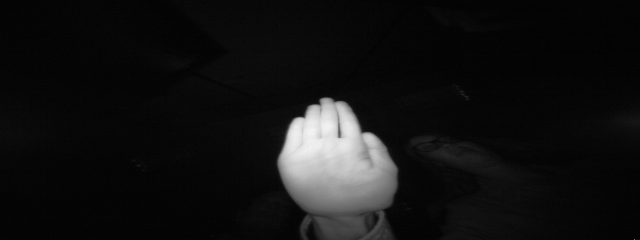
#> input picture downloads/leapGestRecog/00/01_palm/frame_00_01_0006.png, 640 x 240 px
$ jupyter execute --allow-errors GestureClassification.ipynb   (shell and % lines are left out)   (text cells are left out)
#> lines starting #> are read from the running program, lines starting #| are printed output that depends on the picture; after the words box and inside, x2 and y2 are one past the last pixel; in counts of white or black regions, pixels touching at a corner belong together
[cell 1]
import os
from PIL import Image
import numpy as np
import cv2
import sys
import matplotlib.pyplot as plt
from sklearn.model_selection import train_test_split
from keras.utils import to_categorical
from keras.models import Sequential, load_model
from keras.layers import Conv2D, MaxPool2D, Flatten, Dense

[cell 2]
def lookup_table():

   dict =  {'01_palm': 0,
            '02_l': 1,
            '03_fist': 2,
            '04_fist_moved': 3,
            '05_thumb': 4,
            '06_index': 5,
            '07_ok': 6,
            '08_palm_moved': 7,
            '09_c': 8,
            '10_down': 9}

   return dict

[cell 3]
if os.name == "nt":
    dir = os.getcwd() + "\\downloads\\leapGestRecog"
else:
    dir = os.getcwd() + "/downloads/leapGestRecog"

[cell 4]
x_data = []
y_data = []
for folder in os.listdir(dir):
    if not folder.startswith("."):
        for subfolder in os.listdir(dir + "/" + folder):
            if not subfolder.startswith("."):
                for gesture in os.listdir(dir + "/" + folder + "/" + subfolder):
                    img = Image.open(dir + "/" + folder + "/" + subfolder + "/" + gesture)
#> img is the input picture: PIL image 640x240 L; min 0, max 245, mean 18.7
                    img = img.resize((320, 120))
#> img: PIL image 320x120 L
                    _,thresh = cv2.threshold(np.array(img),127,255,cv2.ADAPTIVE_THRESH_MEAN_C)
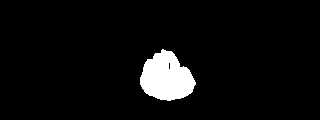
#> thresh: shape (120, 320); 5.2% white; 1 white region, box (x1, y1, x2, y2) and area: (140, 49, 196, 101) 1984
                    x_data.append(thresh)
                    y_data.append(lookup_table()[subfolder])

[cell 5]
y_data[0]

[cell 6]
reverse_dict = { lookup_table()[k]:k for k in lookup_table()}
#> reverse_dict = 10 items

[cell 7]
ret,thresh1 = cv2.threshold(x_data[0],127,255,cv2.ADAPTIVE_THRESH_MEAN_C)
cv2.imshow("img",thresh1)
cv2.waitKey(0)

[cell 8]
print(reverse_dict)
#| {0: '01_palm', 1: '02_l', 2: '03_fist', 3: '04_fist_moved', 4: '05_thumb', 5: '06_index', 6: '07_ok', 7: '08_palm_moved', 8: '09_c', 9: '10_down'}
cv2.imshow("i",x_data[0])
cv2.waitKey(0)

[cell 9]
fig = plt.figure(figsize=(20,5))
#> (the rest of this cell did not finish here and is left out)

[cell 10]
X = np.array(x_data, dtype="float32") / 255
y = np.array(y_data)

X = X.reshape(X.shape[0],X.shape[1],X.shape[2], 1)
#> (the rest of this cell did not finish here and is left out)

[cell 11]
x_train, x_test, y_train, y_test = train_test_split(X, y, test_size = 0.3, random_state = 101)
#> (the rest of this cell did not finish here and is left out)

#> (a cell that did not finish here is left out)

#> (a cell that did not finish here is left out)

#> (a cell that did not finish here is left out)

#> (a cell that did not finish here is left out)

#> (a cell that did not finish here is left out)

[cell 17]
videocapture = cv2.VideoCapture(0)
while True:

    _, frame = videocapture.read()
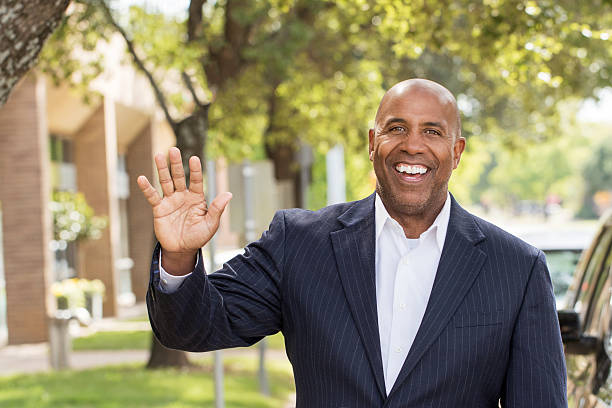
#> input picture new.jpg, 612 x 408 px, given in place of the camera
#> frame is the input picture: shape (408, 612, 3); mean B, G, R 109, 137.6, 146
    if cv2.waitKey(25) & 0xFF == ord('q'):
#> (key q is pressed here)
        break
    color = frame
    frame = cv2.cvtColor(frame, cv2.COLOR_BGR2GRAY)

    frame = cv2.resize(frame, (320, 120), interpolation = cv2.INTER_AREA)
    frame = cv2.GaussianBlur(frame, (5, 5), 0)
    _,thresh = cv2.threshold(frame,140,255,cv2.ADAPTIVE_THRESH_GAUSSIAN_C)
    thresh = cv2.erode(thresh, None, iterations=2)
    thresh = cv2.dilate(thresh, None, iterations=2)
    new = thresh[0:500, 0:600]
    #cv2.imshow("j",new)


    frame = np.array(new, dtype="float32")
    frame = frame.reshape(1,frame.shape[0],frame.shape[1], 1)
    text = np.argmax(model.predict(frame))
    print(text)
    im = cv2.putText(color, "_".join(reverse_dict[text].split("_")[1:]) ,(304,662), cv2.FONT_HERSHEY_SIMPLEX, 3, (0, 255, 0), 2, cv2.LINE_AA)
    cv2.imshow("frame1",new)
    cv2.imshow("frame",im)


videocapture.release()
cv2.destroyAllWindows()

[cell 18]
import cv2
import os

camera = cv2.VideoCapture(0)


dir_peace = os.getcwd() + "/custom dataset/peace/"
dir_fist = os.getcwd() + "/custom dataset/fist/"

if not os.path.exists(os.getcwd() + "/custom dataset"):
    os.makedirs(os.getcwd() + "/custom dataset")

if not os.path.exists(dir_peace):
    os.makedirs(dir_peace)


if not os.path.exists(dir_fist):
    os.makedirs(dir_fist)


hand_classifier = cv2.CascadeClassifier("Haarcascades/Hand_haar_cascade.xml")


count = 0
while True:

    _,frame = camera.read()

    color = frame
    if cv2.waitKey(25) & 0xFF == ord('q'):
#> (key q is pressed here)
